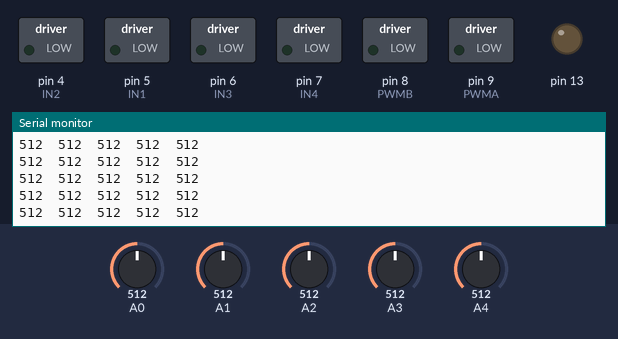
A sketch run on a simulated Arduino Nano, built with avr-gcc and run on an emulated ATmega328P. Shown: switched loads named in the sketch (green lamp = pin HIGH), output pins drawn as LEDs (lit = HIGH), the last lines printed to the serial monitor. The test bench sets the inputs (shaded band); at power-on: A0 = 512, A1 = 512, A2 = 512, A3 = 512, A4 = 512.

Above: at 1.2 s.
1.3 s: A0 set to 104
At 2.1 s:
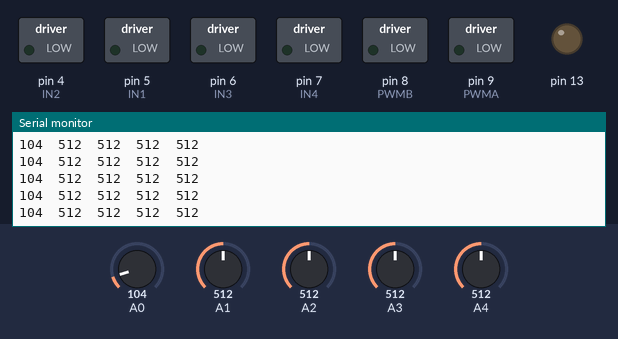
4.3 s: A0 set to 91
At 5.2 s:
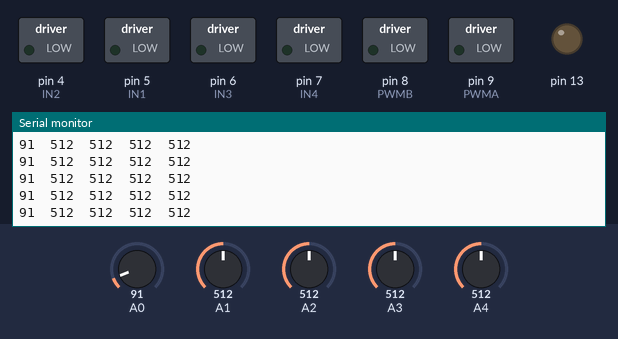
5.8 s: A1 set to 109
At 6.9 s:
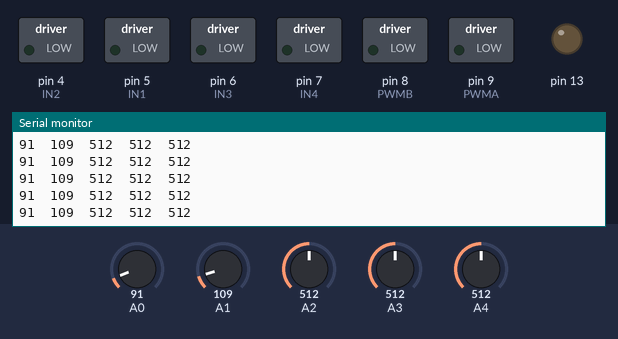
8.8 s: A1 set to 95
At 9.8 s:
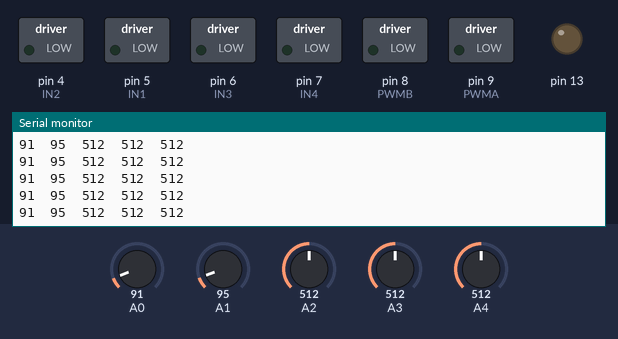
Timing chart, 0 to 11.8 s (numbered marks = the images above; inputs shaded):
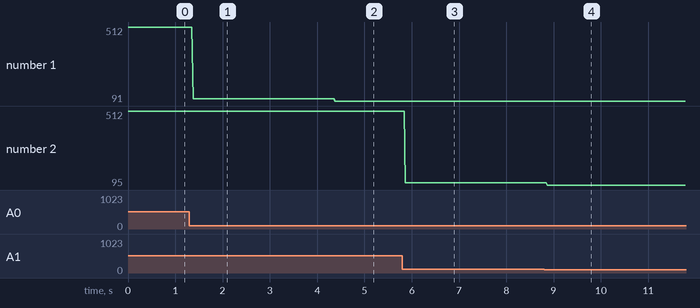

Measured:
- after the input at 1.3 s, the serial monitor: prints a new line after 0.08 s (image 1)
- after the input at 4.3 s, the serial monitor: prints a new line after 0.08 s (image 2)
- after the input at 5.8 s, the serial monitor: prints a new line after 0.07 s (image 3)
- after the input at 8.8 s, the serial monitor: prints a new line after 0.07 s (image 4)
- plotted number 1: 512 → 104 after the input at 1.3 s, 104 → 91 after the input at 4.3 s
- plotted number 2: 512 → 109 after the input at 5.8 s, 109 → 95 after the input at 8.8 s

The sketch:

FastLineFollower_V2.ino
```cpp
/*
  Author: Asongna Brilan
  Email: niconerd650239348@gmail.com

  This is a full code for a fast line following robot designed to be used in competitions
  using Arduino Nano .
  To use this code effectively, first twick and carry individual test for each components.
*/

#include <Arduino.h>

// Motor Pins based on L293D motor driver
#define PWMA 9
#define PWMB 8
#define IN1 5
#define IN2 4
#define IN3 6
#define IN4 7


int P, D, I, previousError, PIDvalue, error;
int lsp, rsp;
int lfspeed = 140;

float Kp = 0;
float Kd = 0;
float Ki = 0;

//bool cal_state = HIGH;
//bool drive_state = HIGH;

int minValues[6], maxValues[6], threshold[6];

void setup()
{
  Serial.begin(9600);

  pinMode(IN1, OUTPUT);
  pinMode(IN2, OUTPUT);
  pinMode(IN3, OUTPUT);
  pinMode(IN4, OUTPUT);
  pinMode(PWMA, OUTPUT);
  pinMode(PWMB, OUTPUT);

  pinMode(13, OUTPUT);

  pinMode(11, INPUT_PULLUP);
  pinMode(12, INPUT_PULLUP);
}


void loop()
{
  sensorTest();
  /*while (digitalRead(11) == LOW) {}
  delay(1000);
  calibrate();
  while (digitalRead(12) == LOW ) {}
  delay(1000);

  while (1)
  {
    if (analogRead(1) > threshold[1] && analogRead(5) < threshold[5] )  // make a left turn
    {
      lsp = 0; rsp = lfspeed;
      //motor1.drive(lfspeed); Right Motor
      //motor2.drive(0); Left Motor
      Drive(0, lfspeed, 1, 0, 0, 1);
    }

    else if (analogRead(5) > threshold[5] && analogRead(1) < threshold[1])  // make a right turn
    { lsp = lfspeed; rsp = 0;
      //motor1.drive(0);
      //motor2.drive(lfspeed);
      Drive(lfspeed, 0, 1, 0, 0, 1);
    }
    else if (analogRead(3) > threshold[3])
    {
      Kp = 0.002 * (1000 - analogRead(3)); //kp = 0.0006 // line following block
      Kd = 10 * Kp;
      //Ki = 0.0001;
      linefollow();
    }
  }*/
}

void linefollow()
{
  int error = (analogRead(2) - analogRead(4));

  P = error;
  I = I + error;
  D = error - previousError;

  PIDvalue = (Kp * P) + (Ki * I) + (Kd * D);
  previousError = error;

  lsp = lfspeed - PIDvalue;
  rsp = lfspeed + PIDvalue;

  if (lsp > 255) {
    lsp = 255;
  }
  if (lsp < 0) {
    lsp = 0;
  }
  if (rsp > 255) {
    rsp = 255;
  }
  if (rsp < 0) {
    rsp = 0;
  }
  //motor1.drive(rsp);
  //motor2.drive(lsp);
  Drive(lsp, rsp, 1, 0, 0, 1);

}

void calibrate()
{
  for ( int i = 1; i < 6; i++)
  {
    minValues[i] = analogRead(i);
    maxValues[i] = analogRead(i);
  }

  for (int i = 0; i < 3000; i++)
  {
    //motor1.drive(-120);
    //motor2.drive(120);
    Drive(120, -120, 1, 0, 0, 1);


    for ( int i = 1; i < 6; i++)
    {
      if (analogRead(i) < minValues[i])
      {
        minValues[i] = analogRead(i);
      }
      if (analogRead(i) > maxValues[i])
      {
        maxValues[i] = analogRead(i);
      }
    }
  }

  for ( int i = 1; i < 6; i++)
  {
    threshold[i] = (minValues[i] + maxValues[i]) / 2;
    Serial.print(threshold[i]);
    Serial.print("   ");
  }
  Serial.println();

   Drive(0, 0, 1, 0, 0, 1);
}

// Motor control
void Drive(int LS, int RS, int in1, int in2, int in3, int in4) {
  /*
     Motor speed control.
     Min PWM = 100, Max PWM = 255

     Use this to set you motors
     Drive(MAXSPEED, MAXSPEED, 0, 1, 1, 0); --> motors move backward
     Drive(MAXSPEED, MAXSPEED, 1, 0, 0, 1); --> motors move forward

     For turning left, increase right motor speed or reduce left motor speed
     For turning right, increase left motor speed or reduce right motor speed
     Drive(MAXSPEED, MAXSPEED, 0, 1, 1, 0);
     Drive(MAXSPEED, MAXSPEED, 0, 1, 1, 0);
  */

  analogWrite(PWMA, RS);
  analogWrite(PWMB, LS);

  // Motor direction control
  digitalWrite(IN1, in1);
  digitalWrite(IN2, in2);
  digitalWrite(IN3, in3);
  digitalWrite(IN4, in4);
}

// System check
void Blink() {
  digitalWrite(13, HIGH);
  delay(100);
  digitalWrite(13, LOW);
  delay(100);
}

void sensorTest(){
  int sensor_data[5];
  for (int i = 0; i<5; i++){
    sensor_data[i] = analogRead(A0 + i);
    Serial.print(sensor_data[i]);
    Serial.print("  ");
  }
  Serial.println();
}
```
